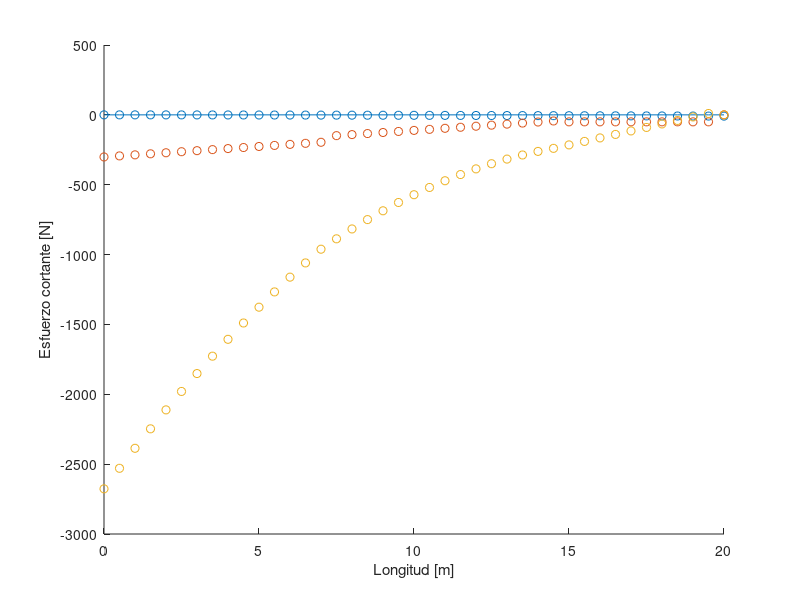

Here is the MATLAB script that generated this plot:
clear all
% Material data

EI=3E4;
P1=-40;
P2=10;
q=-15;
m=10;
sm=-50;
d1=7.5;
d2=7.5;
d3=5;

% Geometry

nd = 1;
nel = 40;
n = nel+1; 
nnod = 2;
nig = 2;
ngl = n * nig;
dnod=(d1+d2+d3)/nel;
le=dnod;

x = zeros(n,1);
y = zeros(n,1);
for i=1:n
x(i) = (i-1)*dnod;
end
for i=1:nel
T1(1,i) = i;
T1(2,i) = i+1;
end 
T2 = zeros(nnod*nig,nel);
for i = 1:nel
    for j = 1:nnod
    T2((2*j)-1,i) = (T1(j,i)*2)-1;
    T2((2*j),i) = (T1(j,i)*2);
    end
end

% Computation of element stiffness matrices

for e = 1:nel
    ke = ((EI)/(le^3))*[12 6*le -12 6*le;
                          6*le 4*le^2 -6*le 2*le^2;
                          -12 -6*le    12 -6*le;
                          6*le 2*le^2 -6*le 4*le^2];
    for r=1:nnod*nig
        for s=1:nnod*nig
            Kel(r,s,e)=ke(r,s);
        end
    end       
end

% Global matrix

KG = zeros(ngl,ngl);
for e = 1:nel
    for i = 1:nnod*nig
        I = T2(i,e);
        for j = 1:nnod*nig
            J = T2(j,e);
            KG(I,J) = KG(I,J) + Kel(i,j,e);
        end
    end
end

% Global system of equations

for i=1:n*nig
Vl(i) = i;
end
Vr = [1 2];
Vl(Vr)=[];
Kll = KG(Vl,Vl);
Klr = KG(Vl,Vr);
Krl = KG(Vr,Vl);
Krr = KG(Vr,Vr);
Fext=zeros(length(KG),1);
for i=1:((d1+d2)/dnod)+1
    Fext(i*2-1)=Fext(i*2-1)+(1/2)*q*dnod;
end
for i=2:((d1+d2)/dnod)
    Fext(i*2-1)=Fext(i*2-1)+(1/2)*q*dnod;
end
for i=1:((d1+d2)/dnod)
    Fext(i*2)=Fext(i*2)+(1/12)*q*dnod^2;
end
for i=2:((d1+d2)/dnod)+1
    Fext(i*2)=Fext(i*2)-(1/12)*q*dnod^2;
end

Fext(((d1/dnod)+1)*2-1)=Fext(((d1/dnod)+1)*2-1)+P1;
Fext((((d1+d2)/dnod)*2)+1)=Fext((((d1+d2)/dnod)*2)+1)+P2;
Fext(81)=Fext(81)+sm;
Fext(82)=Fext(82)+m;
Fextsol = Fext(Vl);
ul = Kll\(Fextsol);
R = Krl*ul;
u = zeros(1,ngl);
u(Vl) = ul;

% Shear force

Fshear = zeros((length(Fext)/2)+1,1);
a = 1;
for i = 1:2:(length(Fext)-1)
    Fshear(a,1) = Fext(i);
    a = a + 1;
end

shforce = zeros(n,1);
for i = 1:n
    for j = i:n
        shforce(i) = shforce(i) + Fshear(j+1);
    end
end

% Moment diagram

Mdiag = zeros((length(Fext)/2)+1,1);
a = 1;
for i = 2:2:(length(Fext))
    Mdiag(a,1) = Fext(i);
    a = a + 1;
end

moment = zeros(n,1);
for i = 1:n
    for j = i:n
        moment(i) = moment(i) + ((j-i)*dnod)*Fshear(j+1) + Mdiag(j+1);
    end
end

% Plots

hold all
plot(x(:,1),y);
desplP = zeros(length(u)/2,1);
a = 1;
for i = 1:2:(length(u)-1)
    desplP(a,1) = u(i);
    a = a + 1;
end

scatter(x,desplP);
scatter(x,shforce);
scatter(x,moment);
xlabel('Longitud [m]')
ylabel('Desplazamiento [m]')
ylabel('Momento [Nm]')
ylabel('Esfuerzo cortante [N]')